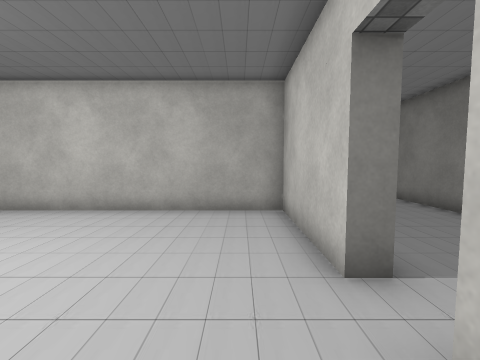
View 1 (above)

19 first-person views from a walk through a Unity game level. The camera is 1.4 m above the floor, tilts 4° down and sees 90° across. The floor is counted in squares, 1 m on a side. Each view is taken from the middle of a square. On the plan, view 1 faces up. The plan holds only what a view shows up to about 13 squares ahead; the rest is blank. The place goes on beyond the plan. The player character is not drawn. Some surface patterns are stand-ins.

View 2
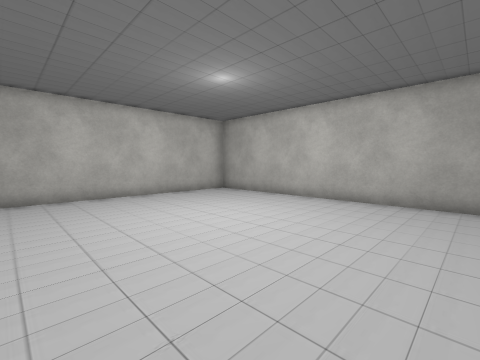

View 3
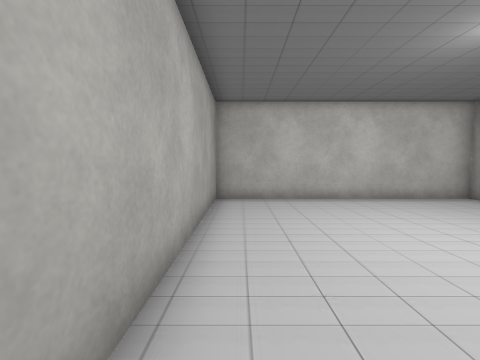

View 4
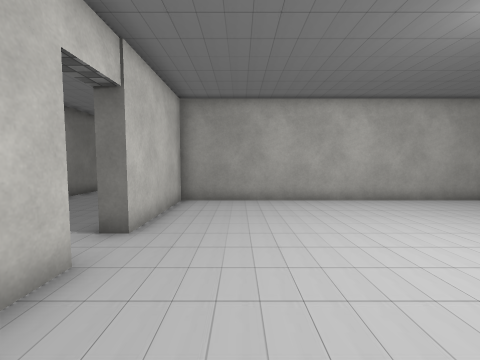

View 5
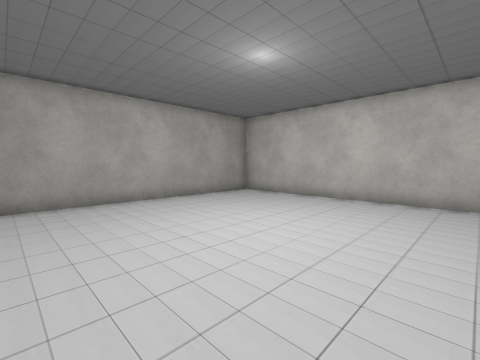

View 6
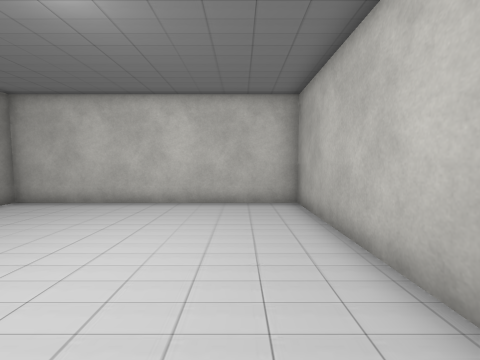

View 7
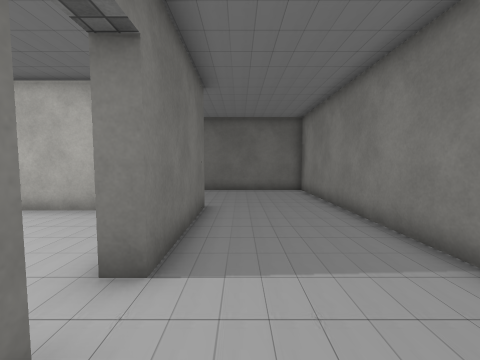

View 8
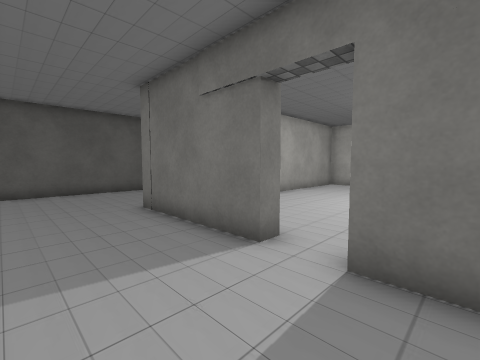

View 9
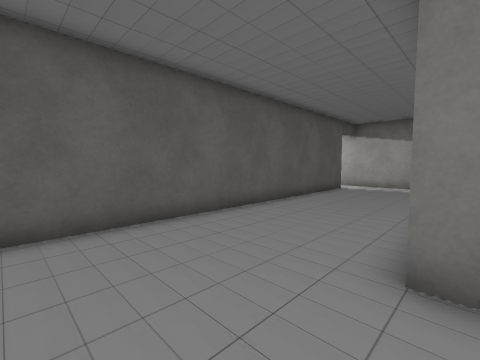

View 10
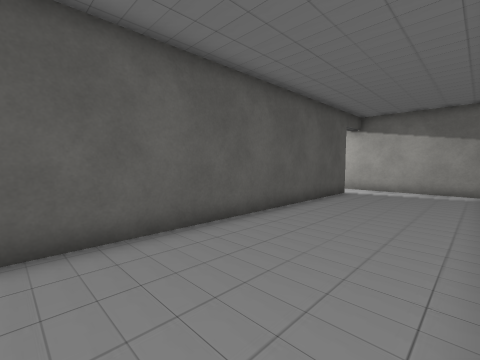

View 11
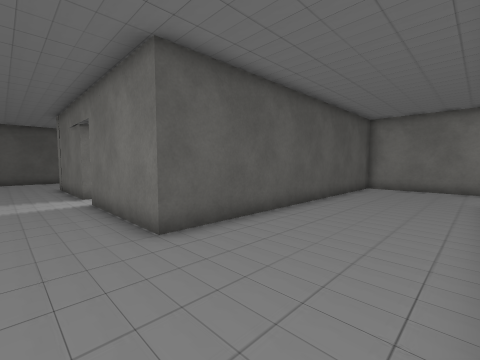

View 12
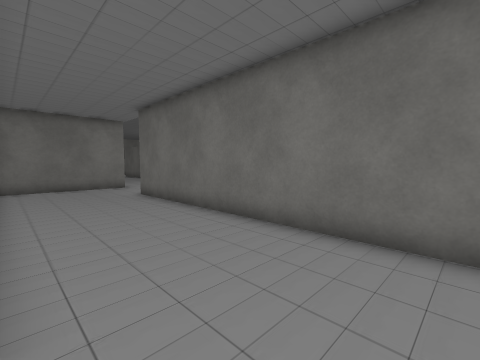

View 13
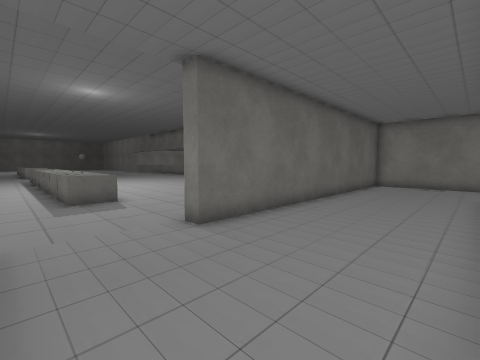

View 14
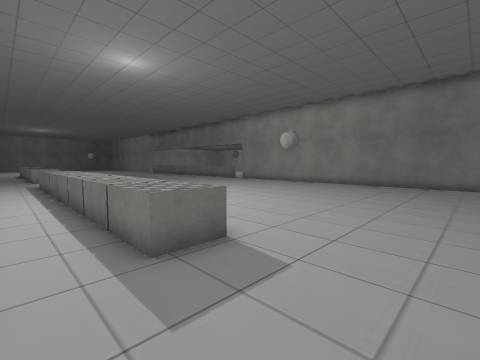

View 15
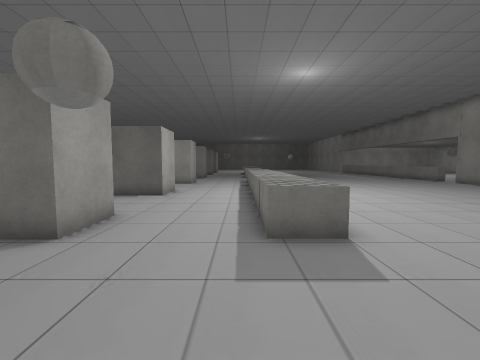

View 16
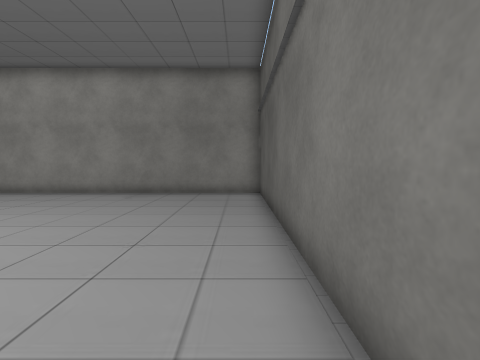

View 17
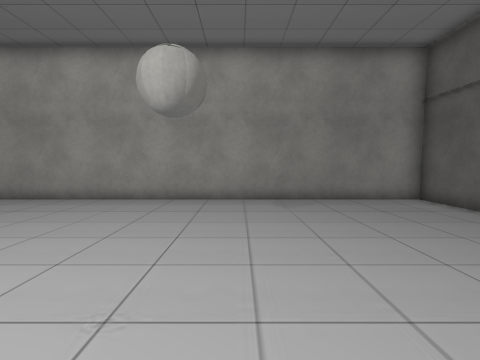

View 18
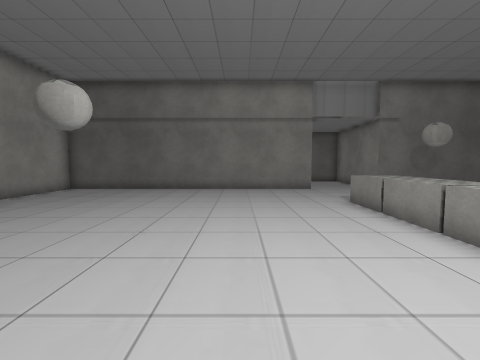

View 19
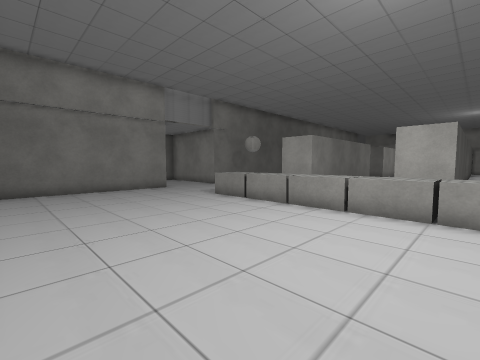

### Floor plan
Points are (right, up) in squares from view 1. A wall is a line through its corners. A room is listed if a view was taken in it or the views show most of it. See-through windows are left out.
Room 1 (views 1, 2, 3, 4, 5, 6)
walls: (1.3, 2.8) (1.3, 7) (-10.4, 7) (-10.4, -2.9) (1.3, -2.9) (1.3, 1.3)
ways out: opening at (2, 2) to room 2
Room 2 (views 7, 8, 9, 10, 11, 12, 13, 14, 15, 16, 17, 18, 19)
walls: (-10.1, 7.6) (1.9, 7.6) (1.9, 2.8) (1.3, 2.8); (-12.3, 19.4) (-12.3, 17.3) (-13.4, 17.3); (1.3, 1.3) (1.9, 1.3) (1.9, -3.6); (-16, 13.1) (-10.4, 13.1) (-10.4, 7.9); (6.2, 3.1) (6.2, 12.5) (-6.8, 12.5) (-6.8, 13.1) (6.2, 13.1) (6.2, 26.5); (-10.4, -3.9) (-10.4, -9); (-17.2, 25.3) (-12.3, 25.3) (-12.3, 23.3) (-14.5, 23.3); (6.2, -6.1) (6.2, -4); (-8.6, -8.5) (5.1, -8.5)
ways out: opening at (2, 2) to room 1; opening at (-9.5, -9)
objects: block (-8, 18) to (-7, 19); block (-8, 20) to (-7, 21); block (-8, 22) to (-7, 23); block (-8, 24) to (-7, 24); block (-8, 25) to (-7, 26)

Where each view was taken, in squares from view 1:
view 1: 0 up, 0 right, facing up
view 2: 2 down, 0 right, facing up-left
view 3: 2 down, 1 left, facing left
view 4: 6 up, 1 left, facing down
view 5: 6 up, 1 left, facing down-left
view 6: 5 up, 2 left, facing left
view 7: 0 up, 3 right, facing up
view 8: 4 up, 5 right, facing down-left
view 9: 3 down, 5 right, facing down-left
view 10: 4 down, 3 right, facing down-left
view 11: 12 up, 4 right, facing down-left
view 12: 8 up, 4 right, facing up-left
view 13: 8 up, 10 left, facing up-right
view 14: 14 up, 10 left, facing up-right
view 15: 13 up, 9 left, facing up
view 16: 14 up, 5 left, facing right
view 17: 20 up, 3 left, facing right
view 18: 26 up, 3 left, facing down
view 19: 26 up, 0 right, facing down-left
